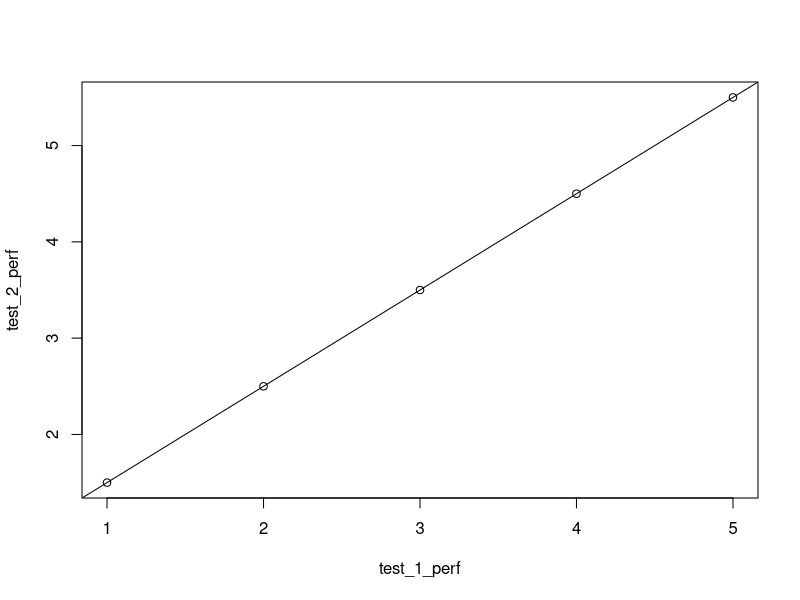
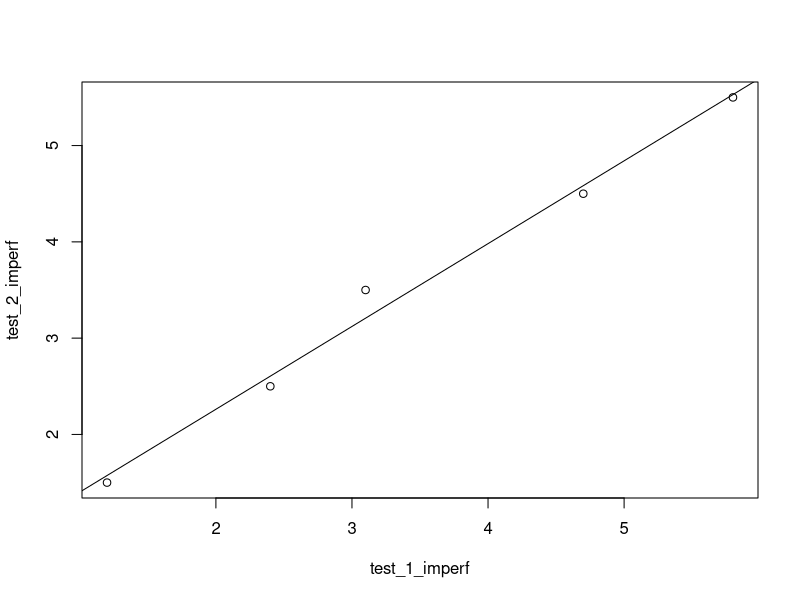

R code for these plots, in order:
## ---- chunk 1
test_1_perf <- c(1, 2, 3, 4, 5)
test_2_perf <- c(1.5, 2.5, 3.5, 4.5, 5.5)

plot(test_1_perf, test_2_perf)
abline(lm(test_2_perf ~ test_1_perf))
## ---- chunk 2
test_1_imperf <- c(1.2, 2.4, 3.1, 4.7, 5.8)
test_2_imperf <- c(1.5, 2.5, 3.5, 4.5, 5.5)

plot(test_1_imperf, test_2_imperf)
abline(lm(test_2_imperf ~ test_1_imperf))
## ---- chunk 3
cor(test_1_perf, test_2_perf)
## ---- chunk 4
cor(test_1_imperf, test_2_imperf)
